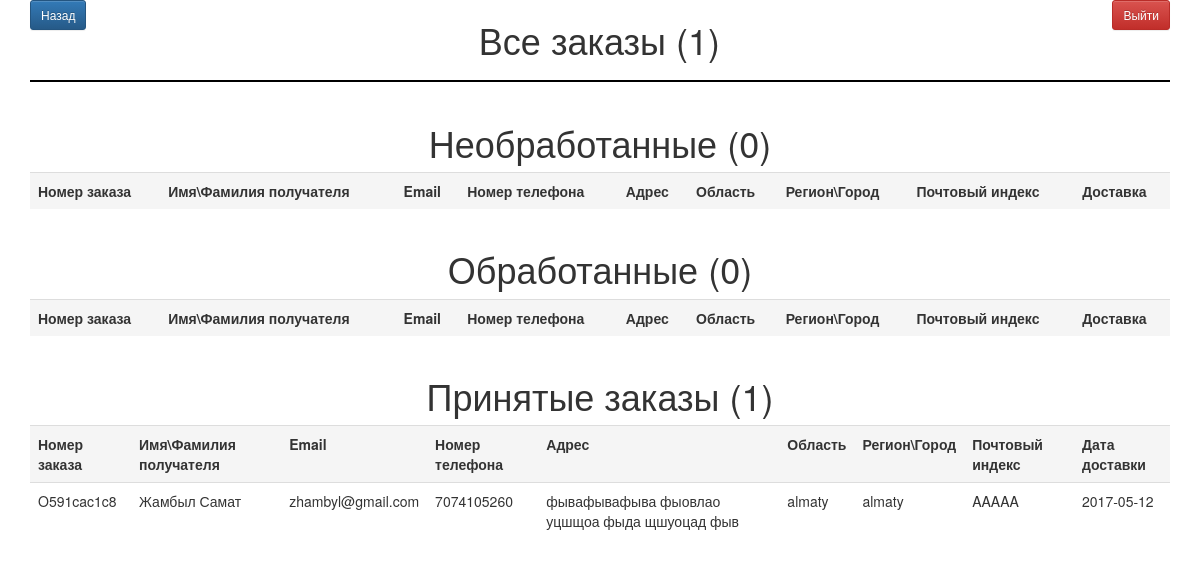
Screenshot of /admin/order.php (signed in) with the database file from the repository.
### tables this page shows
CREATE TABLE `client_order` (
  `id` int(3) NOT NULL,
  `order_num` varchar(10) NOT NULL,
  `name` varchar(33) NOT NULL,
  `surname` varchar(33) NOT NULL,
  `email` varchar(50) NOT NULL,
  `phone` varchar(20) NOT NULL,
  `address` varchar(90) NOT NULL,
  `region` varchar(20) NOT NULL,
  `city` varchar(20) NOT NULL,
  `post_code` varchar(10) NOT NULL,
  `shipping` int(5) NOT NULL,
  `status` int(1) NOT NULL,
  `complete_date` date DEFAULT NULL
);

### admin/order.php (the view, shortened to what this page needs)
<?php
    include_once '../conn.php';
    $conn = new PDO("mysql:host=$servername;dbname=$dbname", $username, $password);
    $conn->setAttribute(PDO::ATTR_ERRMODE, PDO::ERRMODE_EXCEPTION);
    $conn->exec("set names utf8");
    try {
        $stmt1 = $conn->prepare("SELECT * FROM client_order WHERE status = :status1");
        $stmt1->bindParam(':status1',$status1,PDO::PARAM_INT);
        $stmt1->execute();
        $stmt2 = $conn->prepare("SELECT * FROM client_order WHERE status = :status2");
        $stmt2->bindParam(':status2',$status2,PDO::PARAM_INT);
        $stmt2->execute();
        $stmt3 = $conn->prepare("SELECT * FROM client_order WHERE status = :status3");
        $stmt3->bindParam(':status3',$status3,PDO::PARAM_INT);
        $stmt3->execute();
        $result3 = $stmt3->fetchAll();
        $count1 = 0;
        $count2 = 0;
        $count3 = 0;
        $count1 += $stmt1->rowCount();
        $count2 += $stmt2->rowCount();
        $count3 += $stmt3->rowCount();
        $c1 = 0;
    } catch (Exception $e) {
        echo "Error: " . $e->getMessage();
    }
?>
<!DOCTYPE html>
<html>
<head>
    <link rel="stylesheet" href="../css/bootstrap.css">
    <link rel="stylesheet" href="../css/bootstrap.min.css">
    <link rel="stylesheet" href="../css/bootstrap-theme.css">
    <link rel="stylesheet" type="text/css" href="../css/bootstrap-theme.min.css">
    <link rel="stylesheet/less" type='text/css' href="css/style.less">
</head>
<body>
    <section>
        <div class='container'>
            <div class='row'>
                <div class='col-md-12 col-sm-12 col-xs-12'>
                    <a href="products.php" class='pull-left btn btn-primary btn-sm'>Назад</a>
                    <a href="logout.php" class='pull-right btn btn-danger btn-sm'>Выйти</a>
                    <center><h1>Все заказы (<?php echo $count1 + $count2 + $count3?>)</h1></center>
                    <hr style='border:1px solid black;'>
                </div>
                <div class='col-md-12 col-sm-12 col-xs-12'>
                </div>
                <div class='col-md-12 col-sx-12 col-xs-12'>
                    <center>
                        <h1>Необработанные (<?php echo $count1;?>)</h1>
                        <table class='table table-hover'>
                            <tr class='active'>
                                <th>Номер заказа</th>
                                <th>Имя\Фамилия получателя</th>
                                <th>Email</th>
                                <th>Номер телефона</th>
                                <th>Адрес</th>
                                <th>Область</th>
                                <th>Регион\Город</th>
                                <th>Почтовый индекс</th>
                                <th>Доставка</th>
                            </tr>
                        </table>
                    </center>
                </div>
                <div class='col-md-12 col-sx-12 col-xs-12'>
                    <center>
                        <h1>Обработанные (<?php echo $count2;?>)</h1>
                        <table class='table table-hover'>
                            <tr class='active'>
                                <th>Номер заказа</th>
                                <th>Имя\Фамилия получателя</th>
                                <th>Email</th>
                                <th>Номер телефона</th>
                                <th>Адрес</th>
                                <th>Область</th>
                                <th>Регион\Город</th>
                                <th>Почтовый индекс</th>
                                <th>Доставка</th>
                            </tr>
                        </table>
                    </center>
                </div>
                <div class='col-md-12 col-sx-12 col-xs-12'>
                    <center>
                        <h1>Принятые заказы (<?php echo $count3;?>)</h1>
                        <table class='table table-hover'>
                            <tr class='active'>
                                <th>Номер заказа</th>
                                <th>Имя\Фамилия получателя</th>
                                <th>Email</th>
                                <th>Номер телефона</th>
                                <th>Адрес</th>
                                <th>Область</th>
                                <th>Регион\Город</th>
                                <th>Почтовый индекс</th>
                                <th>Дата доставки</th>
                            </tr>
                            <?php foreach ($result3 as $readrow) { ?>
                            <tr id='not<?php echo ++$c1?>' onclick='showHide(<?php echo $c1;?>)' style='cursor:pointer;'>
                                <td><?php echo $readrow['order_num'];?></td>
                                <td><?php echo $readrow['name'].' '.$readrow['surname'];?></td>
                                <td><?php echo $readrow['email'];?></td>
                                <td><?php echo $readrow['phone'];?></td>
                                <td><?php echo $readrow['address'];?></td>
                                <td><?php echo $readrow['region'];?></td>
                                <td><?php echo $readrow['city'];?></td>
                                <td><?php echo $readrow['post_code'];?></td>
                                <td><?php echo $readrow['complete_date'];?></td>
                            </tr>
                            <?php } ?>
                        </table>
                    </center>
                </div>
            </div>
        </div>
    </section>
</body>
</html>

### rows the page displays
client_order: order_num "O591cac1c8", name "Жамбыл", surname "Самат", email "zhambyl@gmail.com", phone "7074105260", address "фывафывафыва фыовлао уцшщоа фыда щшуоцад фыв", region "almaty", city "almaty", post_code "AAAAA", complete_date "2017-05-12"

### other values shown
$count1 + $count2 + $count3 "1"
$count1 "0"
$count2 "0"
$count3 "1"
